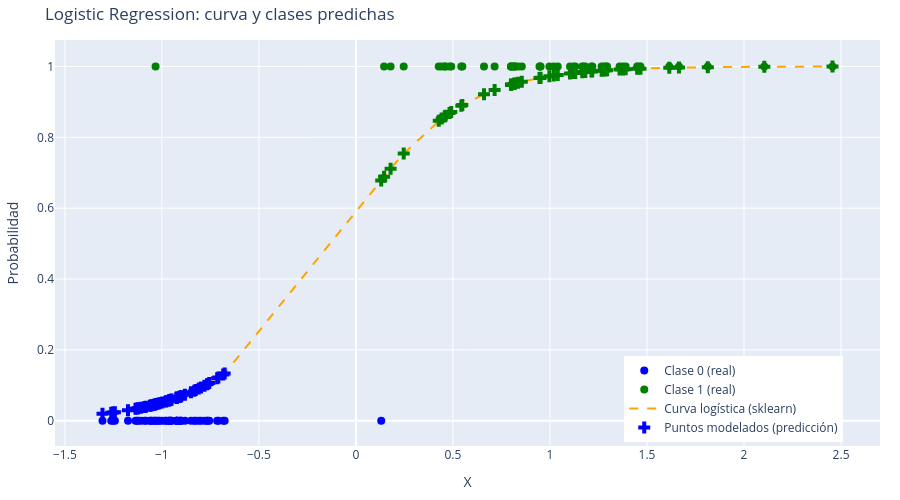

Write notebook code for a chart like this one.
### Code cell
import plotly.graph_objects as go

# Predict probabilities and classes
y_pred_lr_cls = model_uni.predict(X_uni)
y_prob_lr = model_uni.predict_proba(X_uni)[:, 1]

# Sort for clean sigmoid curve
sorted_idx = np.argsort(X_uni[:, 0])
X_sorted = X_uni[sorted_idx].flatten()
y_prob_lr_sorted = y_prob_lr[sorted_idx]
y_pred_cls_sorted = y_pred_lr_cls[sorted_idx]

# Plotly interactive figure
fig = go.Figure()

# Original data points by class
fig.add_trace(go.Scatter(
    x=X_uni[y_uni == 0].flatten(), y=y_uni[y_uni == 0],
    mode='markers',
    marker=dict(color='blue', size=8),
    name='Clase 0 (real)'
))

fig.add_trace(go.Scatter(
    x=X_uni[y_uni == 1].flatten(), y=y_uni[y_uni == 1],
    mode='markers',
    marker=dict(color='green', size=8),
    name='Clase 1 (real)'
))

# Logistic regression sigmoid curve
fig.add_trace(go.Scatter(
    x=X_sorted, y=y_prob_lr_sorted,
    mode='lines',
    line=dict(color='orange', dash='dash'),
    name='Curva logística (sklearn)'
))

# Modeled predicted points colored by predicted class
fig.add_trace(go.Scatter(
    x=X_sorted,
    y=y_prob_lr_sorted,
    mode='markers',
    marker=dict(
        color=['green' if c == 1 else 'blue' for c in y_pred_cls_sorted],
        size=10,
        symbol='cross'
    ),
    name='Puntos modelados (predicción)'
))

fig.update_layout(
    title="Logistic Regression: curva y clases predichas",
    xaxis_title="X",
    yaxis_title="Probabilidad",
    height=500,
    legend=dict(y=0.01, x=0.69),
    margin=dict(l=20, r=20, t=40, b=20)
)

fig.show()

### Figure 1 — Plotly figure (JSON) as saved in the notebook; plotly's stock layout.template omitted (floating-point values rounded to 4 significant figures)
{"data": [{"marker": {"color": "blue", "size": 8}, "mode": "markers", "name": "Clase 0 (real)", "type": "scatter", "x": [-1.122, -1.107, -1.242, 0.1304, -0.9613, -0.9235, -1.09, -0.9627, -0.9006, -0.6763, -0.8253, -1.062, -0.7151, -0.9231, -0.684, -0.9071, -1.127, -1.082, -0.7667, -0.7558, -0.7983, -1.261, -1.04, -0.7088, -1.028, -0.9008, -0.7806, -0.9809, -0.9225, -1.018, -0.9772, -0.8099, -1.011, -0.9239, -0.9101, -1.052, -0.9978, -1.306, -0.7647, -1.034, -0.9613, -0.8811, -0.9518, -0.9503, -0.8327, -1.057, -1.136, -1.252, -0.85, -1.175], "y": [0, 0, 0, 0, 0, 0, 0, 0, 0, 0, 0, 0, 0, 0, 0, 0, 0, 0, 0, 0, 0, 0, 0, 0, 0, 0, 0, 0, 0, 0, 0, 0, 0, 0, 0, 0, 0, 0, 0, 0, 0, 0, 0, 0, 0, 0, 0, 0, 0, 0]}, {"marker": {"color": "green", "size": 8}, "mode": "markers", "name": "Clase 1 (real)", "type": "scatter", "x": [1.214, 0.4616, 0.1452, 0.8015, 0.427, 1.218, 0.9972, 0.8549, 1.466, 1.103, 0.4824, 0.9516, 0.8159, 1.279, 0.4912, 0.7147, 1.122, 1.02, 1.294, 0.1786, 0.8199, 1.813, 1.359, 0.5484, 0.4423, 0.7991, 0.5432, 1.182, 1.39, 1.13, 2.456, 0.949, -1.033, 0.946, 0.2462, 2.105, 1.449, 1.288, 1.166, 1.172, 0.66, 1.04, 1.615, 0.4578, 1.376, 0.8173, 1.665, 1.266, 0.799, 0.8354], "y": [1, 1, 1, 1, 1, 1, 1, 1, 1, 1, 1, 1, 1, 1, 1, 1, 1, 1, 1, 1, 1, 1, 1, 1, 1, 1, 1, 1, 1, 1, 1, 1, 1, 1, 1, 1, 1, 1, 1, 1, 1, 1, 1, 1, 1, 1, 1, 1, 1, 1]}, {"line": {"color": "orange", "dash": "dash"}, "mode": "lines", "name": "Curva logística (sklearn)", "type": "scatter", "x": [-1.306, -1.261, -1.252, -1.242, -1.175, -1.136, -1.127, -1.122, -1.107, -1.09, -1.082, -1.062, -1.057, -1.052, -1.04, -1.034, -1.033, -1.028, -1.018, -1.011, -0.9978, -0.9809, -0.9772, -0.9627, -0.9613, -0.9613, -0.9518, -0.9503, -0.9239, -0.9235, -0.9231, -0.9225, -0.9101, -0.9071, -0.9008, -0.9006, -0.8811, -0.85, -0.8327, -0.8253, -0.8099, -0.7983, -0.7806, -0.7667, -0.7647, -0.7558, -0.7151, -0.7088, -0.684, -0.6763, 0.1304, 0.1452, 0.1786, 0.2462, 0.427, 0.4423, 0.4578, 0.4616, 0.4824, 0.4912, 0.5432, 0.5484, 0.66, 0.7147, 0.799, 0.7991, 0.8015, 0.8159, 0.8173, 0.8199, 0.8354, 0.8549, 0.946, 0.949, 0.9516, 0.9972, 1.02, 1.04, 1.103, 1.122, 1.13, 1.166, 1.172, 1.182, 1.214, 1.218, 1.266, 1.279, 1.288, 1.294, 1.359, 1.376, 1.39, 1.449, 1.466, 1.615, 1.665, 1.813, 2.105, 2.456], "y": [0.0196, 0.02262, 0.0233, 0.02401, 0.0297, 0.03355, 0.03452, 0.03504, 0.03672, 0.03876, 0.03969, 0.04224, 0.04294, 0.04359, 0.04523, 0.046, 0.04628, 0.04689, 0.04836, 0.04944, 0.05152, 0.05426, 0.05489, 0.05737, 0.05761, 0.05761, 0.05931, 0.05959, 0.06456, 0.06465, 0.06473, 0.06485, 0.06733, 0.06793, 0.06924, 0.06928, 0.07347, 0.08064, 0.0849, 0.08679, 0.09083, 0.09397, 0.09898, 0.1031, 0.1037, 0.1064, 0.1196, 0.1218, 0.1306, 0.1335, 0.6782, 0.6886, 0.7114, 0.7542, 0.8465, 0.8528, 0.8591, 0.8606, 0.8684, 0.8717, 0.8894, 0.891, 0.9215, 0.9334, 0.9485, 0.9486, 0.9489, 0.9511, 0.9514, 0.9517, 0.954, 0.9567, 0.9674, 0.9677, 0.968, 0.9723, 0.9742, 0.9758, 0.9802, 0.9813, 0.9818, 0.9838, 0.9841, 0.9846, 0.9861, 0.9862, 0.9882, 0.9887, 0.989, 0.9892, 0.9912, 0.9917, 0.9921, 0.9935, 0.9938, 0.9962, 0.9967, 0.998, 0.9992, 0.9997]}, {"marker": {"color": ["blue", "blue", "blue", "blue", "blue", "blue", "blue", "blue", "blue", "blue", "blue", "blue", "blue", "blue", "blue", "blue", "blue", "blue", "blue", "blue", "blue", "blue", "blue", "blue", "blue", "blue", "blue", "blue", "blue", "blue", "blue", "blue", "blue", "blue", "blue", "blue", "blue", "blue", "blue", "blue", "blue", "blue", "blue", "blue", "blue", "blue", "blue", "blue", "blue", "blue", "green", "green", "green", "green", "green", "green", "green", "green", "green", "green", "green", "green", "green", "green", "green", "green", "green", "green", "green", "green", "green", "green", "green", "green", "green", "green", "green", "green", "green", "green", "green", "green", "green", "green", "green", "green", "green", "green", "green", "green", "green", "green", "green", "green", "green", "green", "green", "green", "green", "green"], "size": 10, "symbol": "cross"}, "mode": "markers", "name": "Puntos modelados (predicción)", "type": "scatter", "x": [-1.306, -1.261, -1.252, -1.242, -1.175, -1.136, -1.127, -1.122, -1.107, -1.09, -1.082, -1.062, -1.057, -1.052, -1.04, -1.034, -1.033, -1.028, -1.018, -1.011, -0.9978, -0.9809, -0.9772, -0.9627, -0.9613, -0.9613, -0.9518, -0.9503, -0.9239, -0.9235, -0.9231, -0.9225, -0.9101, -0.9071, -0.9008, -0.9006, -0.8811, -0.85, -0.8327, -0.8253, -0.8099, -0.7983, -0.7806, -0.7667, -0.7647, -0.7558, -0.7151, -0.7088, -0.684, -0.6763, 0.1304, 0.1452, 0.1786, 0.2462, 0.427, 0.4423, 0.4578, 0.4616, 0.4824, 0.4912, 0.5432, 0.5484, 0.66, 0.7147, 0.799, 0.7991, 0.8015, 0.8159, 0.8173, 0.8199, 0.8354, 0.8549, 0.946, 0.949, 0.9516, 0.9972, 1.02, 1.04, 1.103, 1.122, 1.13, 1.166, 1.172, 1.182, 1.214, 1.218, 1.266, 1.279, 1.288, 1.294, 1.359, 1.376, 1.39, 1.449, 1.466, 1.615, 1.665, 1.813, 2.105, 2.456], "y": [0.0196, 0.02262, 0.0233, 0.02401, 0.0297, 0.03355, 0.03452, 0.03504, 0.03672, 0.03876, 0.03969, 0.04224, 0.04294, 0.04359, 0.04523, 0.046, 0.04628, 0.04689, 0.04836, 0.04944, 0.05152, 0.05426, 0.05489, 0.05737, 0.05761, 0.05761, 0.05931, 0.05959, 0.06456, 0.06465, 0.06473, 0.06485, 0.06733, 0.06793, 0.06924, 0.06928, 0.07347, 0.08064, 0.0849, 0.08679, 0.09083, 0.09397, 0.09898, 0.1031, 0.1037, 0.1064, 0.1196, 0.1218, 0.1306, 0.1335, 0.6782, 0.6886, 0.7114, 0.7542, 0.8465, 0.8528, 0.8591, 0.8606, 0.8684, 0.8717, 0.8894, 0.891, 0.9215, 0.9334, 0.9485, 0.9486, 0.9489, 0.9511, 0.9514, 0.9517, 0.954, 0.9567, 0.9674, 0.9677, 0.968, 0.9723, 0.9742, 0.9758, 0.9802, 0.9813, 0.9818, 0.9838, 0.9841, 0.9846, 0.9861, 0.9862, 0.9882, 0.9887, 0.989, 0.9892, 0.9912, 0.9917, 0.9921, 0.9935, 0.9938, 0.9962, 0.9967, 0.998, 0.9992, 0.9997]}], "layout": {"height": 500, "legend": {"x": 0.69, "y": 0.01}, "margin": {"b": 20, "l": 20, "r": 20, "t": 40}, "title": {"text": "Logistic Regression: curva y clases predichas"}, "xaxis": {"title": {"text": "X"}}, "yaxis": {"title": {"text": "Probabilidad"}}}}
